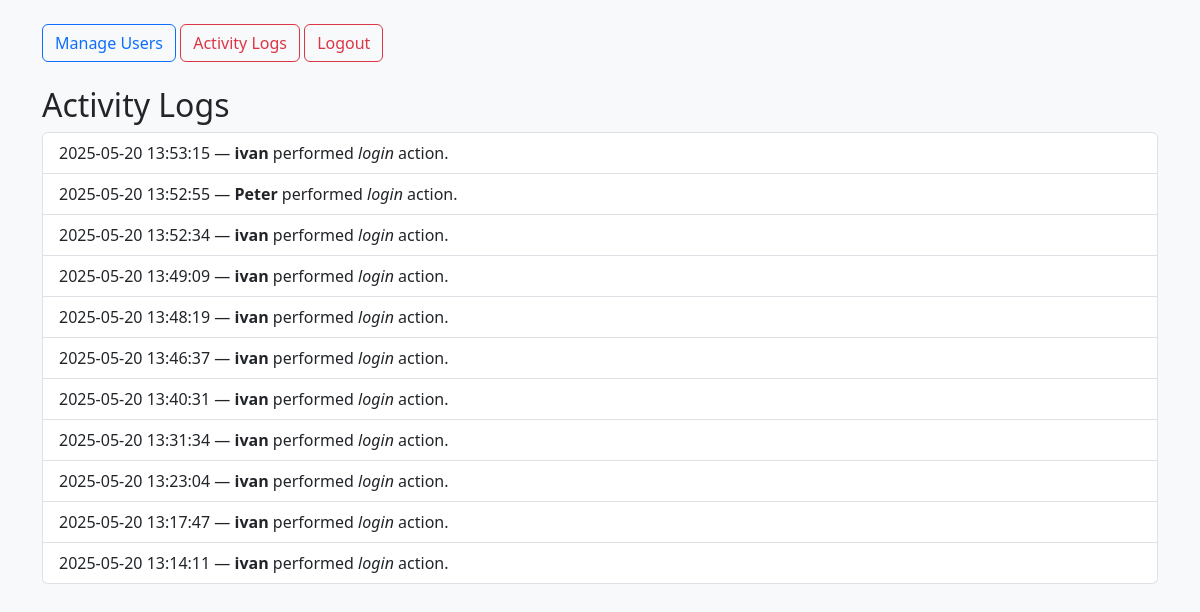
The page /admin/logs (signed in) on the database its author committed.
### tables this page shows
CREATE TABLE logs (
            id INTEGER PRIMARY KEY AUTOINCREMENT,
            user_id INTEGER,
            action TEXT,
            timestamp DATETIME DEFAULT CURRENT_TIMESTAMP,
            FOREIGN KEY(user_id) REFERENCES users(id)
        );

CREATE TABLE users (
            id INTEGER PRIMARY KEY AUTOINCREMENT,
            username TEXT UNIQUE NOT NULL,
            password TEXT NOT NULL,
            is_admin BOOLEAN NOT NULL DEFAULT 0
        );

### main.py (the view)
@app.get("/admin/logs")
def view_logs(request: Request, user: dict = Depends(get_current_user)):
    if not user["is_admin"]:
        raise HTTPException(status_code=403, detail="Access denied")
    conn = get_db()
    logs = conn.execute("""
        SELECT logs.id, users.username, logs.action, logs.timestamp
        FROM logs
        JOIN users ON logs.user_id = users.id
        ORDER BY logs.timestamp DESC
    """).fetchall()
    conn.close()
    return templates.TemplateResponse("admin/logs.html", {
        "request": request,
        "user": user,
        "logs": logs,
        "show_admin_controls": True
    })

### templates/admin/logs.html (shortened to what this page needs)
{% extends "base.html" %}
{% block content %}
  <h2>Activity Logs</h2>
  <ul class="list-group">
    {% for log in logs %}
      <li class="list-group-item">
        {{ log["timestamp"] }} — <strong>{{ log["username"] }}</strong> performed <em>{{ log["action"] }}</em> action.
      </li>
    {% endfor %}
  </ul>
{% endblock %}

### templates/base.html (shortened to what this page needs)
<!DOCTYPE html>
<html lang="en">
<head>
  <link href="https://cdn.jsdelivr.net/npm/bootstrap@5.3.3/dist/css/bootstrap.min.css" rel="stylesheet">
</head>
<body class="bg-light">
  <div class="container mt-4">
	<nav class="mb-4">
	  {% if user %}
		{% if show_admin_controls and user.is_admin %}
		   <a href="/admin/users" class="btn btn-outline-primary">Manage Users</a>
		   <a href="/admin/logs" class="btn btn-outline-danger">Activity Logs</a>
		{% endif %}
		 <a href="/logout" class="btn btn-outline-danger">Logout</a>
	  {% else %}
		 <a href="/login" class="btn btn-outline-primary">Login</a>
		 <a href="/register" class="btn btn-outline-success">Register</a>
	  {% endif %}
	</nav>
    {% block content %}
    {% endblock %}
  </div>
</body>
</html>

### rows shown on the page
logs: timestamp "2025-05-20 13:53:15", username "ivan", action "login"
logs: timestamp "2025-05-20 13:52:55", username "Peter", action "login"
logs: timestamp "2025-05-20 13:52:34", username "ivan", action "login"
logs: timestamp "2025-05-20 13:49:09", username "ivan", action "login"
logs: timestamp "2025-05-20 13:48:19", username "ivan", action "login"
logs: timestamp "2025-05-20 13:46:37", username "ivan", action "login"
logs: timestamp "2025-05-20 13:40:31", username "ivan", action "login"
logs: timestamp "2025-05-20 13:31:34", username "ivan", action "login"
logs: timestamp "2025-05-20 13:23:04", username "ivan", action "login"
logs: timestamp "2025-05-20 13:17:47", username "ivan", action "login"
logs: timestamp "2025-05-20 13:14:11", username "ivan", action "login"
